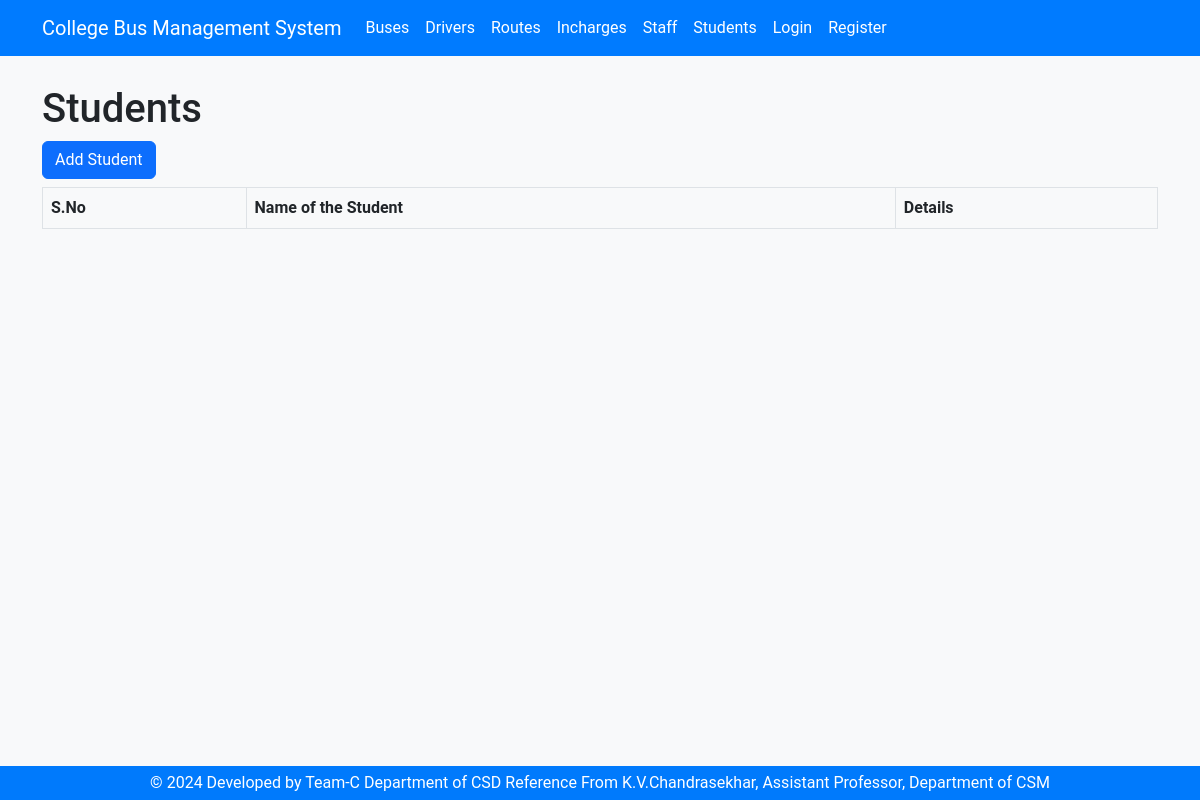
/students/, run on an earlier commit of the app's database.
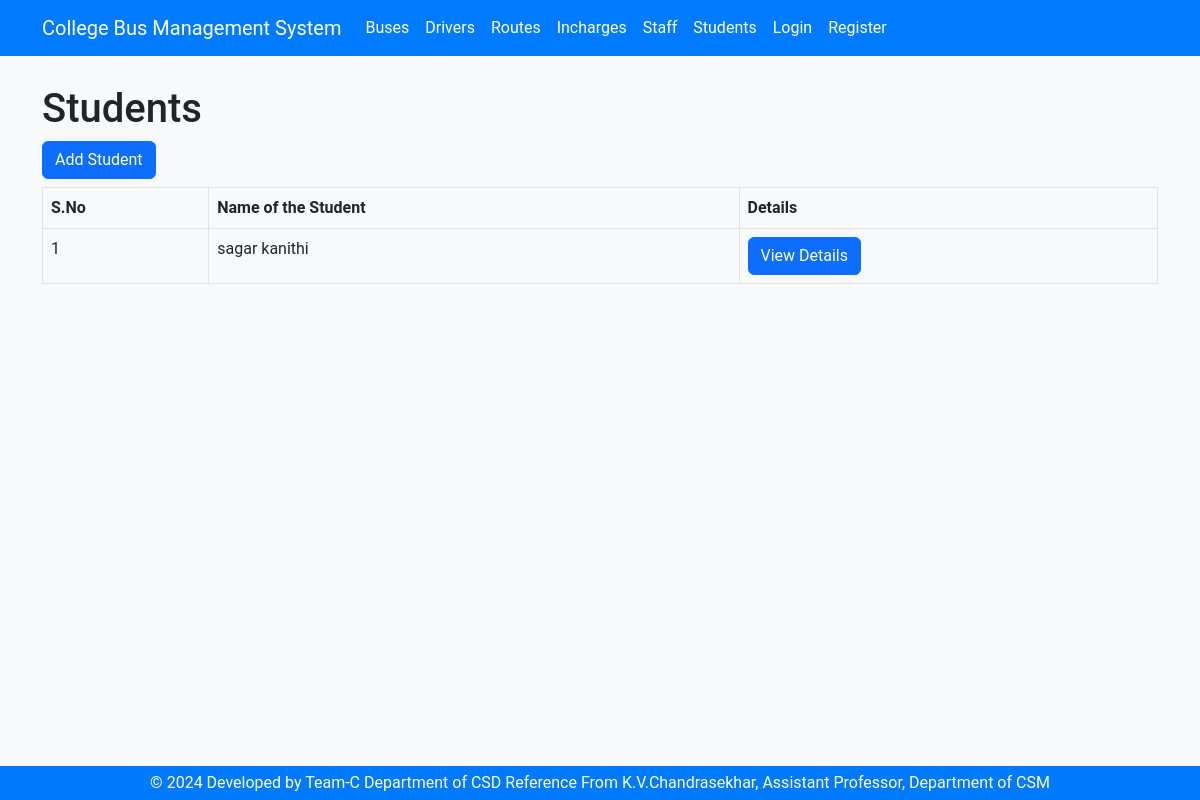
And on a later commit of the database.
### students/models.py (models this page shows, shortened)
class Student(models.Model):
    first_name = models.CharField(max_length=100)
    last_name = models.CharField(max_length=100)
    email = models.EmailField(unique=True)
    phone_number = models.CharField(max_length=15)
    student_id = models.CharField(max_length=10, unique=True)
    course = models.CharField(max_length=100)

### students/views.py (the view)
# urls.py: path('', views.student_list, name='student_list'),
def student_list(request):
    students = Student.objects.all()
    return render(request, 'students/student_list.html', {'students': students})

### accounts/context_processors.py (called while the page is built)
def user_type(request):
    if request.user.is_authenticated:
        try:
            profile = Profile.objects.get(user=request.user)
            return {'user_type': profile.user_type}
        except Profile.DoesNotExist:
            return {'user_type': None}
    return {'user_type': None}

### templates/students/student_list.html (shortened to what this page needs)
{% load static %}
<!DOCTYPE html>
<html lang="en">
  <head>
    <link href="{% static 'css/bootstrap.min.css' %}" rel="stylesheet" />
    <link href="{% static 'css/styles.css' %}" rel="stylesheet" />
  </head>
  <body>
    {% include 'header.html' %}
    <div class="container">
      <div class="row">
        <div class="col-md-12">
          {% block content %}
            <h1>Students</h1>
            <a href="{% url 'student_create' %}" class="btn btn-primary mb-2">Add Student</a>
            <table class="table table-bordered">
              <thead>
                <tr>
                  <th>S.No</th>
                  <th>Name of the Student</th>
                  <th>Details</th>
                </tr>
              </thead>
              <tbody>
                {% for student in students %}
                  <tr>
                    <td>{{ forloop.counter }}</td>
                    <td>{{ student.first_name }} {{ student.last_name }}</td>
                    <td>
                      <a class="btn btn-primary" href="{% url 'student_detail' student.pk %}">View Details</a>
                    </td>
                  </tr>
                {% endfor %}
              </tbody>
            </table>
          {% endblock %}
        </div>
      </div>
    </div>
    {% include 'footer.html' %}
  </body>
</html>

What changed in the data, as far as the page shows it:
added Student: first_name "sagar", last_name "kanithi"
